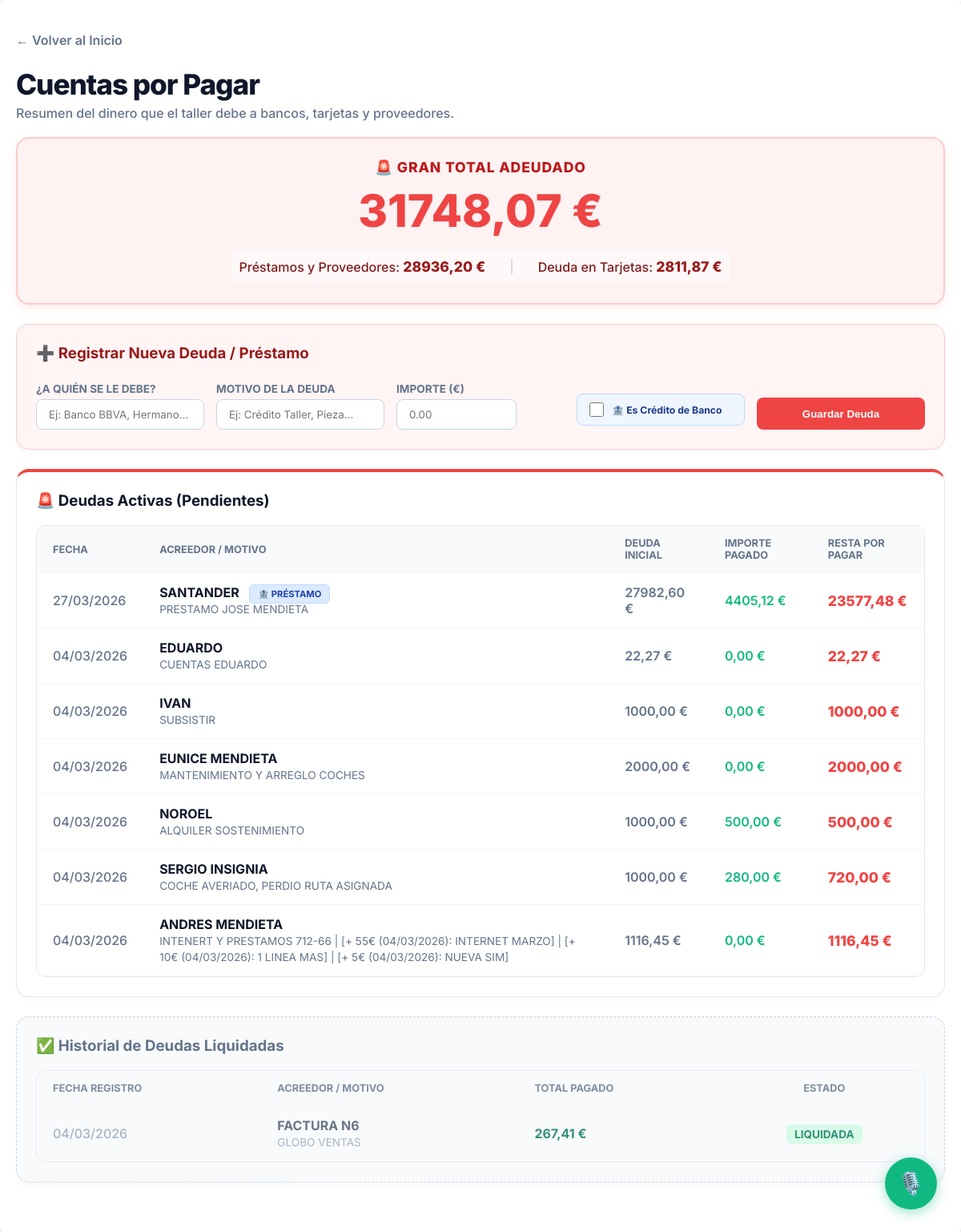
Screenshot of /deudas/ (signed in) with the database file from the repository.
### taller/models.py (models this page shows, shortened)
class DeudaTaller(models.Model):
    acreedor = models.CharField(max_length=150, help_text="A quién se le debe (Ej: Hermano, Cliente X)")
    motivo = models.CharField(max_length=255)
    importe_inicial = models.DecimalField(max_digits=10, decimal_places=2)
    fecha_creacion = models.DateField(default=timezone.now)
    es_credito_bancario = models.BooleanField(
        default=False,
        help_text="Si se marca, al pagar calculará automáticamente los intereses comparando con el saldo del banco."
    )
    orden = models.ForeignKey(OrdenDeReparacion, on_delete=models.SET_NULL, null=True, blank=True, help_text="Orden de trabajo asociada")
    @property
    def importe_pagado(self):
        total = self.gastos_pagados.aggregate(total=Sum('importe'))['total']
        return total or Decimal('0.00')
    @property
    def importe_pendiente(self):
        return self.importe_inicial - self.importe_pagado
    @property
    def estado(self):
        if self.importe_pendiente <= 0: return "Pagada"
        return "Pendiente"

### taller/views.py (the view, shortened to what this page needs)
# urls.py: path('deudas/', views.lista_deudas, name='lista_deudas'),
@login_required
def lista_deudas(request):
    todas_las_deudas = DeudaTaller.objects.all().order_by('-fecha_creacion', '-id')
    deudas_pendientes = [d for d in todas_las_deudas if d.estado == 'Pendiente']
    deudas_pagadas = [d for d in todas_las_deudas if d.estado == 'Pagada']
    total_deudas_normales = sum(d.importe_pendiente for d in deudas_pendientes)
    gastos_t1 = Gasto.objects.filter(metodo_pago='TARJETA_1').aggregate(total=Sum('importe'))['total'] or Decimal('0.00')
    abonos_t1 = Ingreso.objects.filter(metodo_pago='TARJETA_1').aggregate(total=Sum('importe'))['total'] or Decimal('0.00')
    deuda_t1 = gastos_t1 - abonos_t1
    gastos_t2 = Gasto.objects.filter(metodo_pago='TARJETA_2').aggregate(total=Sum('importe'))['total'] or Decimal('0.00')
    abonos_t2 = Ingreso.objects.filter(metodo_pago='TARJETA_2').aggregate(total=Sum('importe'))['total'] or Decimal('0.00')
    deuda_t2 = gastos_t2 - abonos_t2
    total_tarjetas = deuda_t1 + deuda_t2
    gran_total_deuda = total_deudas_normales + total_tarjetas
    context = {
        'deudas_pendientes': deudas_pendientes,
        'deudas_pagadas': deudas_pagadas,
        'gran_total_deuda': gran_total_deuda,
        'total_deudas_normales': total_deudas_normales,
        'total_tarjetas': total_tarjetas
    }
    return render(request, 'taller/lista_deudas.html', context)

### taller/templates/taller/lista_deudas.html (shortened to what this page needs)
<!DOCTYPE html>
{% load static %}
<html lang="es">
<head>
    <link rel="stylesheet" href="{% static 'taller/css/main.css' %}">
    <link rel="stylesheet" href="{% static 'taller/css/responsive.css' %}">
</head>
<body>
    <div class="container">
        <div style="margin-bottom: 20px;">
            <a href="{% url 'home' %}" style="text-decoration: none; color: #64748b; font-weight: 600;">← Volver al Inicio</a>
            <h1 class="header-title">Cuentas por Pagar</h1>
            <p style="color: #64748b; font-weight: 500; margin: 0;">Resumen del dinero que el taller debe a bancos, tarjetas y proveedores.</p>
        </div>
        <div class="summary-grid">
            <div class="total-card">
                <h4>🚨 Gran Total Adeudado</h4>
                <p class="amount">{{ gran_total_deuda|floatformat:2 }} €</p>
                <div style="text-align: center;">
                    <div class="total-breakdown">
                        <span>Préstamos y Proveedores: <b>{{ total_deudas_normales|floatformat:2 }} €</b></span>
                        <span style="color: #cbd5e1;">|</span>
                        <span>Deuda en Tarjetas: <b>{{ total_tarjetas|floatformat:2 }} €</b></span>
                    </div>
                </div>
            </div>
        </div>
        {% if not request.user.groups.all.0.name == 'Solo Ver' %}
        <div class="section-panel" style="background: #fff5f5; border-color: #fecaca;">
            <h3 style="margin-top: 0; color: #991b1b; display: flex; align-items: center; gap: 8px;">➕ Registrar Nueva Deuda / Préstamo</h3>
            <form method="POST" action="{% url 'lista_deudas' %}">
                <div class="form-grid">
                    <div class="form-group">
                        <label>¿A quién se le debe?</label>
                        <input type="text" name="acreedor" class="form-control" placeholder="Ej: Banco BBVA, Hermano..." required>
                    </div>
                    <div class="form-group" style="flex-grow: 2;">
                        <label>Motivo de la deuda</label>
                        <input type="text" name="motivo" class="form-control" placeholder="Ej: Crédito Taller, Pieza..." required>
                    </div>
                    <div class="form-group" style="max-width: 150px;">
                        <label>Importe (€)</label>
                        <input type="number" step="0.01" name="importe_inicial" class="form-control" placeholder="0.00" required>
                    </div>
                    <div class="form-group">
                        <label>&nbsp;</label>
                        <label class="switch-container" title="Activa esto para préstamos bancarios. Calculará los intereses al pagar.">
                            <input type="checkbox" name="es_credito_bancario" value="True">
                            <span class="switch-label">🏦 Es Crédito de Banco</span>
                        </label>
                    </div>
                    <div class="form-group">
                        <label>&nbsp;</label>
                        <button type="submit" class="btn-modern">Guardar Deuda</button>
                    </div>
                </div>
            </form>
        </div>
        {% endif %}
        <div class="section-panel" style="border-top: 4px solid #ef4444;">
            <h3 style="margin-top: 0; color: #0f172a; display: flex; align-items: center; gap: 8px;">
                🚨 Deudas Activas (Pendientes)
            </h3>
            <div style="overflow-x: auto;">
                <table class="table-modern">
                    <thead>
                        <tr>
                            <th>Fecha</th>
                            <th>Acreedor / Motivo</th>
                            <th class="money-col">Deuda Inicial</th>
                            <th class="money-col">Importe Pagado</th>
                            <th class="money-col">Resta por Pagar</th>
                        </tr>
                    </thead>
                    <tbody>
                        {% for deuda in deudas_pendientes %}
                        <tr onclick="window.location.href='{% url 'detalle_deuda' deuda.id %}'" style="cursor: pointer; transition: background 0.2s;" onmouseover="this.style.backgroundColor='#f8fafc'" onmouseout="this.style.backgroundColor='transparent'">
                            <td style="color: #64748b; font-weight: 500;">{{ deuda.fecha_creacion|date:"d/m/Y" }}</td>
                            <td>
                                <strong style="color: #0f172a;">{{ deuda.acreedor }}</strong>
                                {% if deuda.es_credito_bancario %}
                                    <span class="badge badge-banco">🏦 PRÉSTAMO</span>
                                {% endif %}
                                <br>
                                <span style="color: #64748b; font-size: 0.85em;">{{ deuda.motivo }}</span>
                            </td>
                            <td class="money-col" style="color: #64748b;">{{ deuda.importe_inicial|floatformat:2 }} €</td>
                            <td class="money-col" style="color: #10b981;">{{ deuda.importe_pagado|floatformat:2 }} €</td>
                            <td class="money-col" style="color: #ef4444; font-weight: 800; font-size: 1.1em;">
                                {{ deuda.importe_pendiente|floatformat:2 }} €
                            </td>
                        </tr>
                        {% endfor %}
                    </tbody>
                </table>
            </div>
        </div>
        {% if deudas_pagadas %}
        <div class="section-panel" style="background: #f8fafc; border: 1px dashed #cbd5e1;">
            <h3 style="margin-top: 0; color: #64748b; display: flex; align-items: center; gap: 8px;">
                ✅ Historial de Deudas Liquidadas
            </h3>
            <div style="overflow-x: auto;">
                <table class="table-modern" style="opacity: 0.8;">
                    <thead>
                        <tr>
                            <th>Fecha Registro</th>
                            <th>Acreedor / Motivo</th>
                            <th class="money-col">Total Pagado</th>
                            <th style="text-align: center;">Estado</th>
                        </tr>
                    </thead>
                    <tbody>
                        {% for deuda in deudas_pagadas %}
                        <tr onclick="window.location.href='{% url 'detalle_deuda' deuda.id %}'" style="cursor: pointer; transition: background 0.2s;" onmouseover="this.style.backgroundColor='#ffffff'" onmouseout="this.style.backgroundColor='transparent'">
                            <td style="color: #94a3b8; font-weight: 500;">{{ deuda.fecha_creacion|date:"d/m/Y" }}</td>
                            <td>
                                <strong style="color: #475569;">{{ deuda.acreedor }}</strong>
                                <br>
                                <span style="color: #94a3b8; font-size: 0.85em;">{{ deuda.motivo }}</span>
                            </td>
                            <td class="money-col" style="color: #047857; font-weight: 700;">{{ deuda.importe_inicial|floatformat:2 }} €</td>
                            <td style="text-align: center;">
                                <span class="badge badge-pagada">LIQUIDADA</span>
                            </td>
                        </tr>
                        {% endfor %}
                    </tbody>
                </table>
            </div>
        </div>
        {% endif %}
    </div> {% include 'taller/widget_ia.html' %}
</body>
</html>

### taller/static/taller/css/main.css (style rules this page uses)
body { font-family: -apple-system, BlinkMacSystemFont, "Segoe UI", Roboto, "Helvetica Neue", Arial, sans-serif; background-color: #f4f7f6; margin: 0; padding: 20px; }
h1, h2 { color: #333; }
.container { max-width: 1200px; margin: auto; background-color: #fff; padding: 20px; border-radius: 8px; box-shadow: 0 4px 8px rgba(0,0,0,0.1); }
.summary-grid { display: grid; grid-template-columns: repeat(auto-fit, minmax(250px, 1fr)); gap: 20px; text-align: center; margin-top: 20px; margin-bottom: 30px; }

### taller/templates/taller/lista_deudas.html (style rules this page uses)
body { font-family: 'Inter', sans-serif; background-color: #f8fafc; color: #1e293b; margin: 0; padding: 0; }
.container { max-width: 1200px !important; margin: 0 auto; padding: 40px 20px; }
.header-title { font-size: 2.2em; font-weight: 800; letter-spacing: -0.03em; color: #0f172a; margin-bottom: 5px; }
.section-panel { background: #ffffff; padding: 24px; border-radius: 16px; box-shadow: 0 4px 6px -1px rgba(0,0,0,0.03); border: 1px solid #e2e8f0; margin-bottom: 24px; }
.summary-grid { display: grid; grid-template-columns: 1fr; margin-bottom: 24px; }
.total-card { background: #fef2f2; border: 2px solid #fecaca; padding: 25px; border-radius: 16px; text-align: center; box-shadow: 0 4px 10px rgba(239,68,68,0.1); }
.total-card h4 { color: #b91c1c; font-size: 1.1em; font-weight: 800; margin: 0 0 10px 0; text-transform: uppercase; letter-spacing: 0.05em; }
.total-card .amount { font-size: 3.5em; font-weight: 800; margin: 0; color: #ef4444; text-shadow: 1px 1px 0px rgba(0,0,0,0.05); }
.total-breakdown { display: flex; justify-content: center; gap: 30px; margin-top: 15px; font-size: 1em; color: #7f1d1d; background: rgba(255,255,255,0.5); padding: 10px; border-radius: 8px; display: inline-flex; }
.total-breakdown span { font-weight: 500; }
.total-breakdown b { font-weight: 800; color: #991b1b; font-size: 1.1em; }
.form-grid { display: grid; grid-template-columns: repeat(auto-fit, minmax(200px, 1fr)); gap: 15px; align-items: end; }
.form-group { display: flex; flex-direction: column; }
.form-group label { font-size: 0.85em; font-weight: 700; color: #64748b; margin-bottom: 5px; text-transform: uppercase; }
.form-control { padding: 10px 15px; border-radius: 8px; border: 1px solid #cbd5e1; font-family: 'Inter'; outline: none; transition: border 0.2s; }
.btn-modern { display: inline-flex; align-items: center; justify-content: center; background-color: #ef4444; color: white; border: none; padding: 10px 20px; border-radius: 8px; font-weight: 600; cursor: pointer; transition: all 0.2s ease; height: 40px; }
.switch-container { display: flex; align-items: center; gap: 10px; background: #eff6ff; padding: 8px 15px; border-radius: 8px; border: 1px solid #bfdbfe; height: 40px; box-sizing: border-box; cursor: pointer; }
.switch-container input[type="checkbox"] { width: 18px; height: 18px; cursor: pointer; accent-color: #3b82f6; margin: 0; }
.switch-label { font-size: 0.9em; font-weight: 700; color: #1e3a8a; cursor: pointer; margin: 0; padding: 0; text-transform: none !important; }
.table-modern { width: 100%; border-collapse: separate; border-spacing: 0; border-radius: 12px; overflow: hidden; border: 1px solid #e2e8f0; }
.table-modern th, .table-modern td { padding: 14px 20px; text-align: left; border-bottom: 1px solid #f1f5f9; }
.table-modern th { background-color: #f8fafc; color: #64748b; font-weight: 700; font-size: 0.8em; text-transform: uppercase; }
.money-col { text-align: right; font-weight: 600; }
.badge { padding: 4px 10px; border-radius: 6px; font-size: 0.85em; font-weight: 700; }
.badge-pagada { background-color: #d1fae5; color: #047857; }
.badge-banco { background-color: #dbeafe; color: #1e40af; border: 1px solid #bfdbfe; margin-left: 8px; font-size: 0.7em; }

### rows the page displays
DeudaTaller: fecha_creacion "27/03/2026", acreedor "SANTANDER", es_credito_bancario "🏦 PRÉSTAMO", motivo "PRESTAMO JOSE MENDIETA", importe_inicial "27982,60", importe_pagado "4405,12", importe_pendiente "23577,48"
DeudaTaller: fecha_creacion "04/03/2026", acreedor "EDUARDO", motivo "CUENTAS EDUARDO", importe_inicial "22,27", importe_pagado "0,00", importe_pendiente "22,27"
DeudaTaller: fecha_creacion "04/03/2026", acreedor "IVAN", motivo "SUBSISTIR", importe_inicial "1000,00", importe_pagado "0,00", importe_pendiente "1000,00"
DeudaTaller: fecha_creacion "04/03/2026", acreedor "EUNICE MENDIETA", motivo "MANTENIMIENTO Y ARREGLO COCHES", importe_inicial "2000,00", importe_pagado "0,00", importe_pendiente "2000,00"
DeudaTaller: fecha_creacion "04/03/2026", acreedor "NOROEL", motivo "ALQUILER SOSTENIMIENTO", importe_inicial "1000,00", importe_pagado "500,00", importe_pendiente "500,00"
DeudaTaller: fecha_creacion "04/03/2026", acreedor "SERGIO INSIGNIA", motivo "COCHE AVERIADO, PERDIO RUTA ASIGNADA", importe_inicial "1000,00", importe_pagado "280,00", importe_pendiente "720,00"
DeudaTaller: fecha_creacion "04/03/2026", acreedor "ANDRES MENDIETA", motivo "INTENERT Y PRESTAMOS 712-66 | [+ 55€ (04/03/2026): INTERNET MARZO] | [+ 10€ (04/03/2026): 1 LINEA MAS] | [+ 5€ (04/03/2026): NUEVA SIM]", importe_inicial "1116,45", importe_pagado "0,00", importe_pendiente "1116,45"
DeudaTaller: fecha_creacion "04/03/2026", acreedor "FACTURA N6", motivo "GLOBO VENTAS", importe_inicial "267,41"

### other values shown
{{ gran_total_deuda|floatformat:2 }} "31748,07"
{{ total_deudas_normales|floatformat:2 }} "28936,20"
{{ total_tarjetas|floatformat:2 }} "2811,87"
